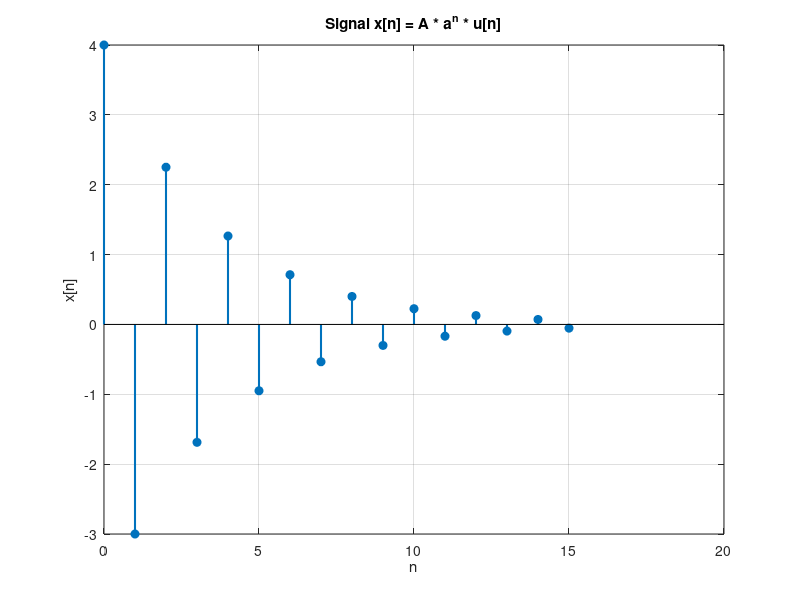
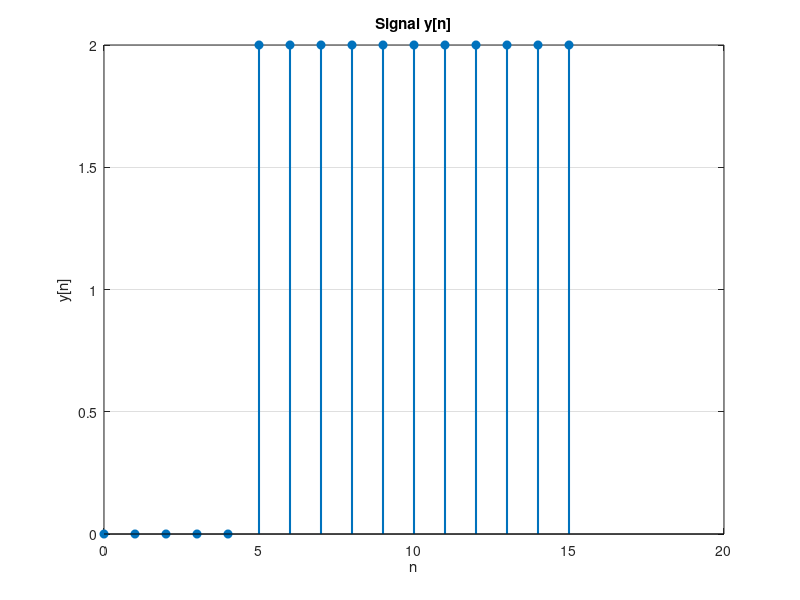
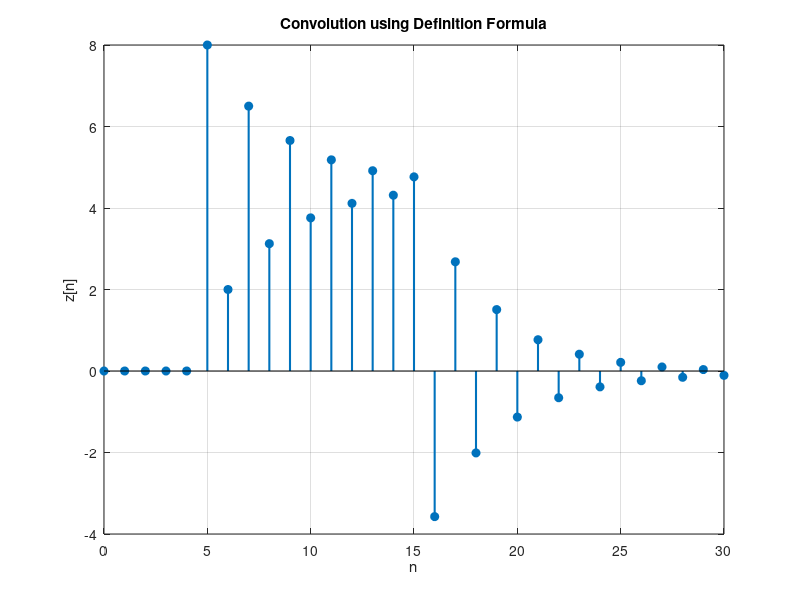
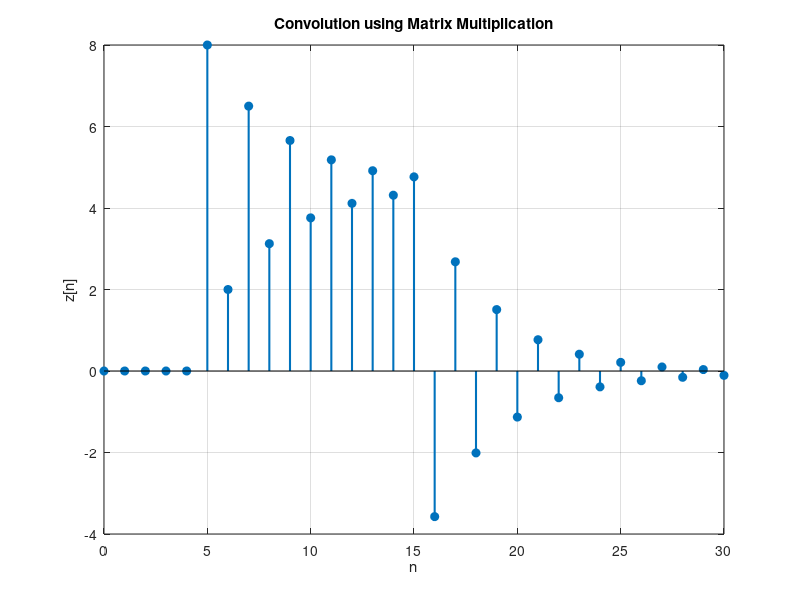

These figures' MATLAB source, in order:
clc;
clear;
close all;
format compact;

% Parameters
A = 4;
a = -3/4;
B = 2;
n_min = 0;
n_max = 15;
n = n_min:n_max;
n_conv = 2*n_min:2*n_max;

% Signal Definitions
x_n = A * (a.^n) .* (n >= 0); % x[n] = A * a^n * u[n]
y_n = B * ((n >= 5) & (n <= 15)); % y[n] = B * r10[n - 5]

% Convolution using Definition Formula
z_def = zeros(1, length(n_conv));
for i = 1:length(n_conv)
    for k = 1:length(x_n)
        m = i - k + 1; % Adjust index for y[n-k]
        if m >= 1 && m <= length(y_n)
            z_def(i) = z_def(i) + x_n(k) * y_n(m);
        end
    end
end

% Convolution using Matrix Multiplication
conv_row = 2 * length(n) - 1;
conv_col = length(n);
M = zeros(conv_row, conv_col);
for r = 1:conv_row
    for c = 1:conv_col
        if r - c + 1 > 0 && r - c + 1 <= length(y_n)
            M(r, c) = y_n(r - c + 1);
        end
    end
end
z_matrix = x_n * M';

% Convolution using Built-in Function
z_builtin = conv(x_n, y_n, 'full');

% Plots
figure(1);
stem(n, x_n, 'filled', 'LineWidth', 1.5);
title('Signal x[n] = A * a^n * u[n]');
xlabel('n');
ylabel('x[n]');
grid on;

figure(2);
stem(n, y_n, 'filled', 'LineWidth', 1.5);
title('Signal y[n]');
xlabel('n');
ylabel('y[n]');
grid on;

figure(3);
stem(n_conv, z_def, 'filled', 'LineWidth', 1.5);
title('Convolution using Definition Formula');
xlabel('n');
ylabel('z[n]');
grid on;

figure(4);
stem(n_conv, z_matrix, 'filled', 'LineWidth', 1.5);
title('Convolution using Matrix Multiplication');
xlabel('n');
ylabel('z[n]');
grid on;

figure(5);
stem(n_conv, z_builtin, 'filled', 'LineWidth', 1.5);
title('Convolution using Built-in Function');
xlabel('n');
ylabel('z[n]');
grid on;

% Comparison
disp('Comparison of results:');
disp(['Sum of Absolute Differences (Definition vs Built-in): ', num2str(sum(abs(z_def - z_builtin)))]);
disp(['Sum of Absolute Differences (Matrix vs Built-in): ', num2str(sum(abs(z_matrix - z_builtin)))]);
